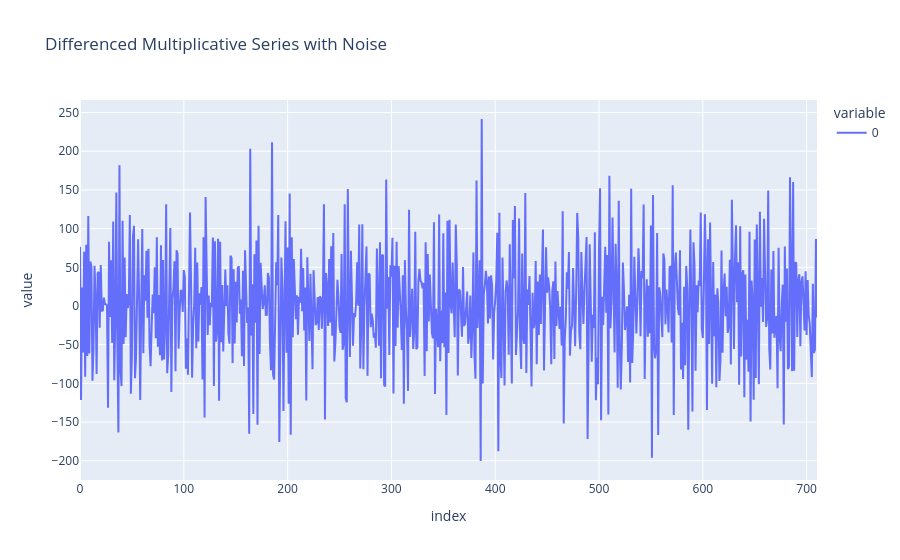

Notebook code cell kept with this figure:
### Markdown cell above
Very high p-value -> non-stationary <br>
Remove stationarity with differencing:

### Code cell
diff = [noisy_series_mult[i] - noisy_series_mult[i-1] for i in range(1, len(noisy_series_mult))]

fig_diff = px.line(diff, title='Differenced Multiplicative Series with Noise')
fig_diff.show()

### Figure 1 — Plotly figure (JSON) as saved in the notebook; plotly's stock layout.template omitted (floating-point values rounded to 4 significant figures; data arrays with more than 128 entries replaced by an {"elided": "..."} marker saying what was removed)
{"data": [{"hovertemplate": "variable=0<br>index=%{x}<br>value=%{y}<extra></extra>", "legendgroup": "0", "line": {"color": "#636efa", "dash": "solid"}, "marker": {"symbol": "circle"}, "mode": "lines", "name": "0", "orientation": "v", "showlegend": true, "type": "scatter", "x": {"elided": "711 int values"}, "xaxis": "x", "y": {"elided": "711 float values"}, "yaxis": "y"}], "layout": {"legend": {"title": {"text": "variable"}, "tracegroupgap": 0}, "title": {"text": "Differenced Multiplicative Series with Noise"}, "xaxis": {"anchor": "y", "domain": [0, 1], "title": {"text": "index"}}, "yaxis": {"anchor": "x", "domain": [0, 1], "title": {"text": "value"}}}}
